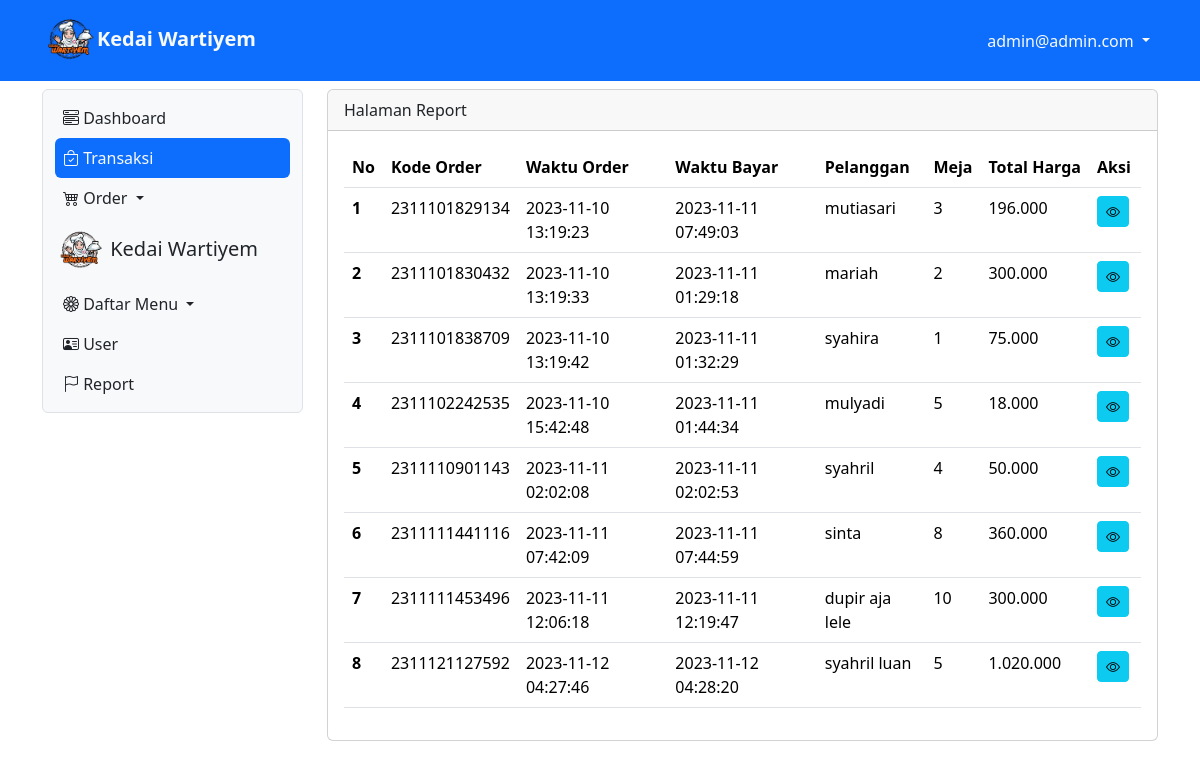
The page /app/transaksi (signed in) on the database its author committed.
### tables this page shows
CREATE TABLE `tb_order` (
  `id_order` bigint(20) NOT NULL DEFAULT 0,
  `pelanggan` varchar(200) DEFAULT NULL,
  `meja` int(11) DEFAULT NULL,
  `pelayan` int(11) DEFAULT NULL,
  `waktu_order` timestamp NULL DEFAULT current_timestamp() ON UPDATE current_timestamp()
);

CREATE TABLE `tb_bayar` (
  `id_bayar` bigint(20) NOT NULL,
  `nominal_bayar` bigint(20) DEFAULT NULL,
  `total_bayar` bigint(20) DEFAULT NULL,
  `waktu_bayar` timestamp NULL DEFAULT current_timestamp() ON UPDATE current_timestamp()
);

### app/Transaksi.php (the view, shortened to what this page needs)
<?php
include "../proses/connect.php";
$query = mysqli_query($conn, "SELECT tb_order.*,tb_bayar.*,nama, SUM(harga*jumlah) AS harganya FROM tb_order
    LEFT JOIN tb_user ON tb_user.id = tb_order.pelayan
    LEFT JOIN tb_list_order ON tb_list_order.kode_order = tb_order.id_order
    LEFT JOIN tb_daftar_menu ON tb_daftar_menu.id = tb_list_order.menu
    JOIN tb_bayar ON tb_bayar.id_bayar = tb_order.id_order
    GROUP BY id_order ORDER BY waktu_order ASC");
while ($record = mysqli_fetch_array($query)) {
    $result[] = $record;
}
?>
<div class="col-lg-9 mt-2">
    <div class="card">
        <div class="card-header">
            Halaman Report
        </div>
        <div class="card-body">
        <?php
        if (empty($result)) {
            echo "Data menu makanan atau minuman tidak ada";
        } else {
                ?>
            <div class="table-responsive">
                <table class="table table-hover">
                    <thead>
                        <tr class="text-nowrap">
                            <th scope="col">No</th>
                            <th scope="col">Kode Order</th>
                            <th scope="col">Waktu Order</th>
                            <th scope="col">Waktu Bayar</th>
                            <th scope="col">Pelanggan</th>
                            <th scope="col">Meja</th>
                            <th scope="col">Total Harga</th>
                            <th scope="col">Aksi</th>
                        </tr>
                    </thead>
                    <tbody>
                        <?php
                        $no = 1;
                        foreach ($result as $row) {
                        ?>
                            <tr>
                                <th scope="row"><?php echo $no++ ?></th>
                                <td>
                                    <?php echo $row['id_order'] ?>
                                </td>
                                <td>
                                    <?php echo $row['waktu_order'] ?>
                                </td>
                                <td>
                                    <?php echo $row['waktu_bayar'] ?>
                                </td>
                                </div>
                                <td>
                                    <?php echo $row['pelanggan'] ?>
                                </td>
                                <td>
                                    <?php echo $row['meja'] ?>
                                </td>
                                <td>
                                    <?php echo number_format((int)$row['harganya'],0,',','.') ?>
                                </td>
            <td>
                <div class="d-flex">
                    <a class="btn btn-info btn-sm me-1" href="./?x=viewitem&order=<?php echo $row['id_order'] . "&meja=" . $row['meja'] . "&pelanggan=" . $row['pelanggan'] ?>"><i class="bi bi-eye"></i></a>
                </div>
            </td>
            </tr>
        <?php
                        }
        ?>
<?php
        }
?>

### app/index.php (shortened to what this page needs)
<?php
if (isset($_GET['x']) && $_GET['x'] == 'dashboard') {
    $page = "Dashboard.php";
    include "main.php";
} elseif (isset($_GET['x']) && $_GET['x'] == 'transaksi') {
    include "main.php";
} elseif (isset($_GET['x']) && $_GET['x'] == 'orderMakanan') {
    $page = "OMakanan.php";
    include "main.php";
} elseif (isset($_GET['x']) && $_GET['x'] == 'orderMinuman') {
    $page = "OMinuman.php";
    include "main.php";
} elseif (isset($_GET['x']) && $_GET['x'] == 'User') {
    $page = "User.php";
    include "main.php";
} elseif (isset($_GET['x']) && $_GET['x'] == 'kategori') {
    $page = "Kategori.php";
    include "main.php";
} elseif (isset($_GET['x']) && $_GET['x'] == 'DaftarMakanan') {
    $page = "Daftar_Makanan.php";
    include "main.php";
} elseif (isset($_GET['x']) && $_GET['x'] == 'DaftarMinuman') {
    $page = "Daftar_Minuman.php";
    include "main.php";
} elseif (isset($_GET['x']) && $_GET['x'] == 'report') {
        $page = "Report.php";
        include "main.php";
} elseif (isset($_GET['x']) && $_GET['x'] == 'login') {
    include "login.php";
} elseif (isset($_GET['x']) && $_GET['x'] == 'logout') {
    $page = 'logout';
    include "login.php";
} else {
    include "main.php";
}
?>

### app/main.php (shortened to what this page needs)
<?php
    $page = isset($page) ? $page : "Dashboard.php";
    include "../proses/connect.php";
    $query = mysqli_query($conn,"SELECT * FROM tb_user WHERE username = '$_SESSION[username_kedai]'");
    $hasil = mysqli_fetch_array($query);
?>
<!doctype html>
<html lang="en">
<head>
    <link href="https://cdn.jsdelivr.net/npm/bootstrap@5.3.2/dist/css/bootstrap.min.css" rel="stylesheet"
>
    <link rel="stylesheet" href="https://cdn.jsdelivr.net/npm/bootstrap-icons@1.11.1/font/bootstrap-icons.css">
    <link rel="stylesheet" href="../assets/style.css">
</head>
<body>
    <?php include_once "Header.php" ?>
    <div class="container-lg">
        <div class="row">
            <div class="col-lg-3 ">
                <?php include_once "Sidebar.php"; ?>
                <?php
                    include $page;
                ?>
</body>
</html>

### app/Header.php (shortened to what this page needs)
<nav class="navbar navbar-expand bg-primary sticky-top">
    <div class="container-lg">
        <a class="navbar-brand text-light" href="dashboard">
            <img src="../img/logo1.png" alt="logo kedai wariyem" width="55px"><b>Kedai Wartiyem</b></a>
        <div class="collapse navbar-collapse justify-content-end" id="navbarNavDropdown">
            <ul class="navbar-nav">
                <li class="nav-item dropdown">
                    <a class="nav-link link-light dropdown-toggle" href="#" role="button" data-bs-toggle="dropdown"
                        aria-expanded="false">
                        <?php echo isset($_SESSION['username_kedai']) ? $_SESSION['username_kedai'] : 'Username'; ?>
                    </a>
                </li>
            </ul>
        </div>
    </div>
</nav>

### app/Sidebar.php (shortened to what this page needs)
<nav class="navbar navbar-expand-lg bg-light rounded border mt-2">
    <div class="container">
        <div class="offcanvas offcanvas-start" tabindex="-1" id="offcanvasNavbar" aria-labelledby="offcanvasNavbarLabel"
            style="width:250px">
            <div class="offcanvas-body">
                <ul class="navbar-nav flex-column nav-pills justify-content-end flex-grow-1">
                    <li class="nav-item">
                        <a class="nav-link ps-2 <?php echo (isset($_GET['x']) && $_GET['x'] == 'dashboard' || !isset($_GET['x'])) ? 'active link-light' : 'link-dark'; ?>"
                            href="dashboard"><i class="bi bi-menu-button-wide"></i> Dashboard</a>
                    </li>
                    <li class="nav-item">
                        <a class="nav-link ps-2 <?php echo (isset($_GET['x']) && $_GET['x'] == 'transaksi') ? 'active link-light' : 'link-dark'; ?>"
                            href="transaksi"><i class="bi bi-bag-check"></i> Transaksi</a>
                    </li>
                    <li class="nav-item dropdown">
                        <a class="nav-link dropdown-toggle ps-2 <?php echo (isset($_GET['x']) && $_GET['x'] == 'order') ? 'active link-light' : 'link-dark'; ?>"
                            role="button" data-bs-toggle="dropdown" aria-expanded="false"><i class="bi bi-cart4"></i>
                            Order
                        </a>
                    </li>
                    <h5 class="pt-2"><img src="../img/logo1.png" alt="logo kedai wariyem" width="50px"> Kedai
                        Wartiyem</h5>
                    <?php if (isset($hasil['level']) && $hasil['level'] == 1) { ?>
                        <li class="nav-item dropdown">
                            <a class="nav-link dropdown-toggle ps-2 <?php echo (isset($_GET['x']) && $_GET['x'] == 'Makanan&Minuman') ? 'active link-light' : 'link-dark'; ?>"
                                role="button" data-bs-toggle="dropdown" aria-expanded="false"><i class="bi bi-flower1"></i>
                                Daftar Menu
                            </a>
                        </li>
                        <li class="nav-item">
                            <a class="nav-link ps-2 <?php echo (isset($_GET['x']) && $_GET['x'] == 'User') ? 'active link-light' : 'link-dark'; ?>"
                                href="User"><i class="bi bi-person-vcard"></i> User</a>
                        </li>
                    <li class="nav-item">
                        <a class="nav-link ps-2 <?php echo (isset($_GET['x']) && $_GET['x'] == 'report') ? 'active link-light' : 'link-dark'; ?>"
                            href="report"><i class="bi bi-flag"></i> Report</a>
                    </li>
                    <?php } ?>
                </ul>
            </div>
        </div>
    </div>
</nav>
</div>

### rows shown on the page
tb_order: id_order "2311101829134", waktu_order "2023-11-10 13:19:23", tb_bayar.waktu_bayar "2023-11-11 07:49:03", pelanggan "mutiasari", meja "3", harganya "196.000"
tb_order: id_order "2311101830432", waktu_order "2023-11-10 13:19:33", tb_bayar.waktu_bayar "2023-11-11 01:29:18", pelanggan "mariah", meja "2", harganya "300.000"
tb_order: id_order "2311101838709", waktu_order "2023-11-10 13:19:42", tb_bayar.waktu_bayar "2023-11-11 01:32:29", pelanggan "syahira", meja "1", harganya "75.000"
tb_order: id_order "2311102242535", waktu_order "2023-11-10 15:42:48", tb_bayar.waktu_bayar "2023-11-11 01:44:34", pelanggan "mulyadi", meja "5", harganya "18.000"
tb_order: id_order "2311110901143", waktu_order "2023-11-11 02:02:08", tb_bayar.waktu_bayar "2023-11-11 02:02:53", pelanggan "syahril", meja "4", harganya "50.000"
tb_order: id_order "2311111441116", waktu_order "2023-11-11 07:42:09", tb_bayar.waktu_bayar "2023-11-11 07:44:59", pelanggan "sinta", meja "8", harganya "360.000"
tb_order: id_order "2311111453496", waktu_order "2023-11-11 12:06:18", tb_bayar.waktu_bayar "2023-11-11 12:19:47", pelanggan "dupir aja lele", meja "10", harganya "300.000"
tb_order: id_order "2311121127592", waktu_order "2023-11-12 04:27:46", tb_bayar.waktu_bayar "2023-11-12 04:28:20", pelanggan "syahril luan", meja "5", harganya "1.020.000"

### other values the page prints
$_SESSION['username_kedai'] "admin@admin.com"
